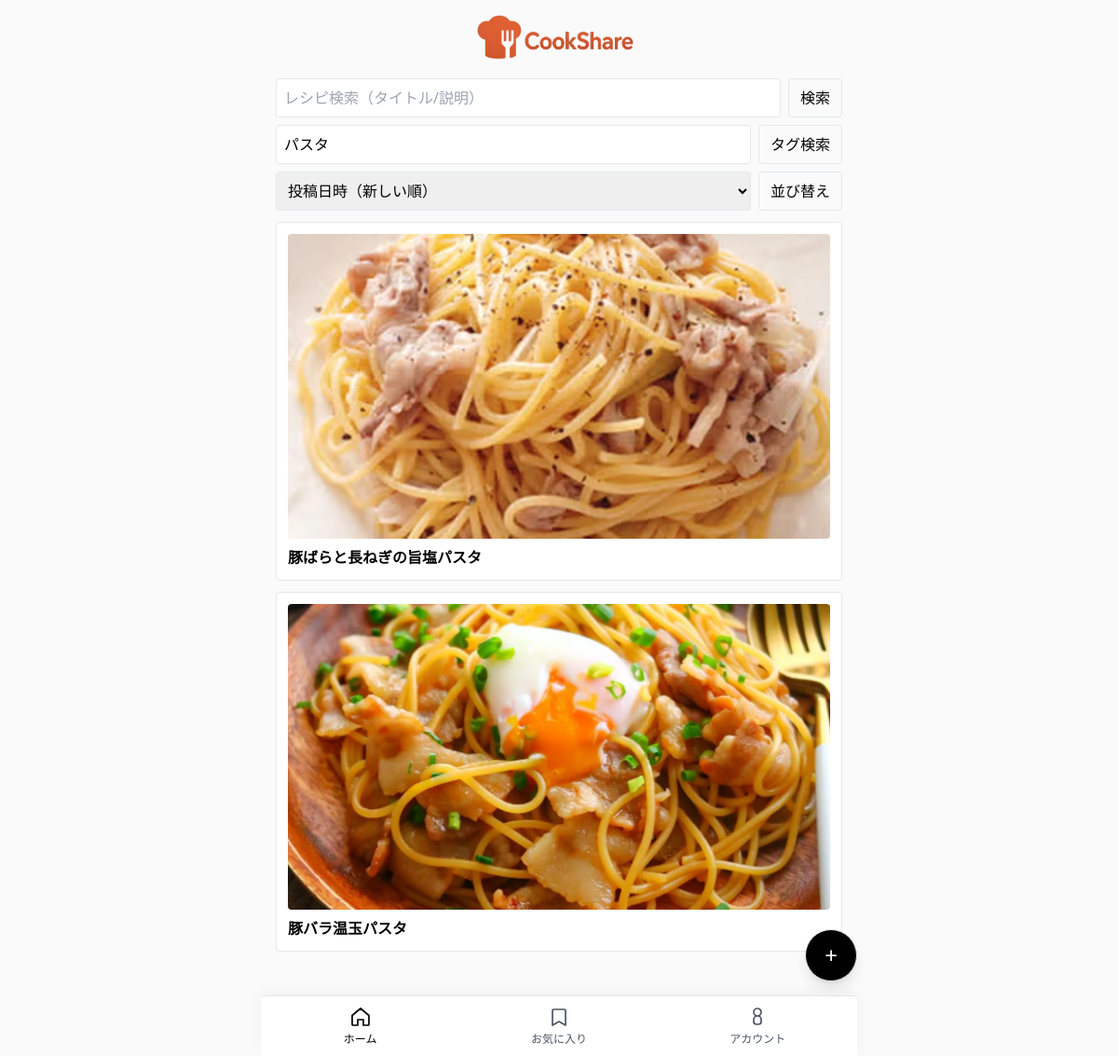
The page /?tag=パスタ on the database its author committed.
### app/main.py (models this page shows)
class Recipe(SQLModel, table=True):
    __table_args__ = {"sqlite_autoincrement": True}
    id: Optional[int] = Field(default=None, primary_key=True)
    title: str
    description: str = ""
    main_image: Optional[str] = None
    author_id: Optional[int] = Field(foreign_key="user.id", default=None)
    view_count: int = Field(default=0)

### app/main.py (the view)
@app.get("/", response_class=HTMLResponse)
def index(request: Request, q: Optional[str] = None, tag: Optional[str] = None, order: str = "new"):
    _ensure_csrf(request)
    current_user = get_current_user(request)
    with Session(engine) as s:
        stmt = select(Recipe)
        if q:
            stmt = stmt.where((Recipe.title.contains(q)) | (Recipe.description.contains(q)))
        if tag:
            t = s.exec(select(Tag).where(Tag.name == tag.strip())).first()
            if not t:
                return templates.TemplateResponse("index.html",
                    {"request": request, "recipes": [], "q": q or "", "tag": tag, "order": order, "current_user": current_user})
            rid_rows = s.exec(select(RecipeTag.recipe_id).where(RecipeTag.tag_id == t.id)).all()
            rid_list = [r for (r,) in rid_rows] if rid_rows and isinstance(rid_rows[0], tuple) else rid_rows
            if rid_list:
                stmt = stmt.where(Recipe.id.in_(rid_list))
            else:
                return templates.TemplateResponse("index.html",
                    {"request": request, "recipes": [], "q": q or "", "tag": tag, "order": order, "current_user": current_user})
        if order == "old":
            stmt = stmt.order_by(Recipe.id.asc())
        elif order == "views":
            stmt = stmt.order_by(Recipe.view_count.desc())
        else:
            stmt = stmt.order_by(Recipe.id.desc())
        recipes = s.exec(stmt).all()
    return templates.TemplateResponse("index.html",
        {"request": request, "recipes": recipes, "q": q or "", "tag": tag or "", "order": order, "current_user": current_user})

### app/templates/index.html (shortened to what this page needs)
{% extends "base.html" %}
{% block content %}
<form method="get" class="grid gap-2 mb-3">
  <div class="flex gap-2">
    <input class="border flex-1 p-2 rounded" name="q" value="{{ q }}" placeholder="レシピ検索（タイトル/説明）">
    <button type="submit" class="px-3 py-2 border rounded">検索</button>
  </div>
  <div class="flex gap-2">
    <input class="border flex-1 p-2 rounded" name="tag" value="{{ tag }}" placeholder="タグで絞り込み（例：カレー）">
    <button type="submit" class="px-3 py-2 border rounded">タグ検索</button>
  </div>
  <div class="flex gap-2">
    <select name="order" class="border p-2 rounded flex-1">
      <option value="new" {% if order == 'new' %}selected{% endif %}>投稿日時（新しい順）</option>
    </select>
    <button type="submit" class="px-3 py-2 border rounded">並び替え</button>
  </div>
</form>
<ul class="grid gap-3">
  {% for r in recipes %}
    <li class="relative border rounded p-3 bg-white hover:shadow-md transition">
      <a href="/recipes/{{ r.id }}"
         class="absolute inset-0 z-10"
         aria-label="{{ r.title }}"></a>
      {% if r.main_image %}
        {% set path = r.main_image %}
        {% if path.endswith('+') %}{% set path = path[:-1] %}{% endif %}
        <div class="aspect-video w-full overflow-hidden rounded mb-2 bg-neutral-100">
          {% if path.endswith('.webp') %}
            <img src="{{ path }}" class="w-full h-full object-cover" loading="lazy" alt="{{ r.title }}">
          {% else %}
            <picture>
              <source srcset="{{ path }}.webp" type="image/webp">
              <img src="{{ path }}" class="w-full h-full object-cover" loading="lazy" alt="{{ r.title }}">
            </picture>
          {% endif %}
        </div>
      {% endif %}
      <span class="font-semibold block">{{ r.title }}</span>
      <span class="pointer-events-none absolute inset-0 rounded ring-0 focus-within:ring-2 ring-black/20"></span>
    </li>
  {% endfor %}
</ul>
{% endblock %}

### app/templates/base.html (style rules this page uses)
.pb-safe { padding-bottom: calc(env(safe-area-inset-bottom, 0px) + 64px); }
html,body { max-width:100%;overflow-x:hidden }
*,*::before,*::after { box-sizing:border-box }
img,video { max-width:100%;height:auto;display:block }
input,textarea,select,button { max-width:100% }

### rows shown on the page
Recipe: shows a picture, title "豚ばらと長ねぎの旨塩パスタ"
Recipe: shows a picture, title "豚バラ温玉パスタ"
